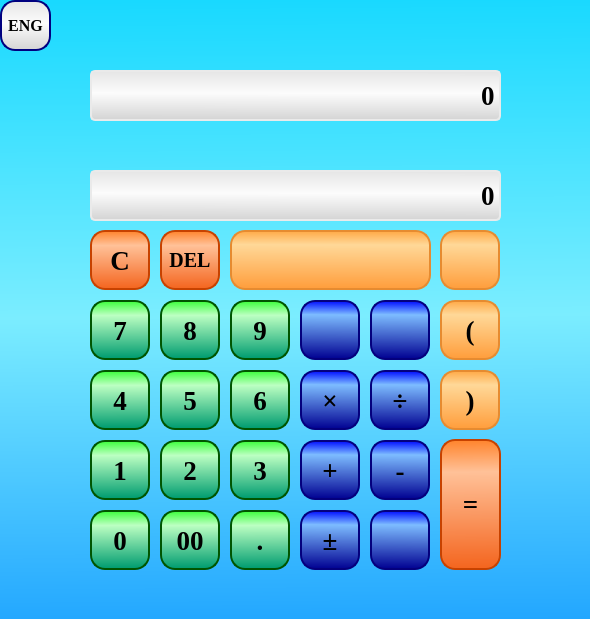
<?xml version="1.0" encoding="UTF-8"?>
<ui version="4.0">
 <class>calculator</class>
 <widget class="QMainWindow" name="calculator">
  <property name="geometry">
   <rect>
    <x>0</x>
    <y>0</y>
    <width>590</width>
    <height>619</height>
   </rect>
  </property>
  <property name="minimumSize">
   <size>
    <width>590</width>
    <height>619</height>
   </size>
  </property>
  <property name="maximumSize">
   <size>
    <width>590</width>
    <height>619</height>
   </size>
  </property>
  <property name="windowTitle">
   <string>calculator</string>
  </property>
  <property name="windowIcon">
   <iconset resource="image_resources.qrc">
    <normaloff>:/button_images/images/Icon.png</normaloff>:/button_images/images/Icon.png</iconset>
  </property>
  <property name="styleSheet">
   <string notr="true">QMainWindow
{
background:qlineargradient(spread:pad, x1:0.51, y1:0, x2:0.519, y2:1, stop:0 rgba(25, 217, 255, 255), stop:0.509615 rgba(123, 237, 255, 255), stop:1 rgba(35, 167, 255, 255));
}
</string>
  </property>
  <widget class="QWidget" name="centralwidget">
   <widget class="QPushButton" name="b7">
    <property name="geometry">
     <rect>
      <x>90</x>
      <y>300</y>
      <width>60</width>
      <height>60</height>
     </rect>
    </property>
    <property name="sizePolicy">
     <sizepolicy hsizetype="Fixed" vsizetype="Fixed">
      <horstretch>0</horstretch>
      <verstretch>0</verstretch>
     </sizepolicy>
    </property>
    <property name="font">
     <font>
      <family>Times New Roman</family>
      <pointsize>20</pointsize>
      <weight>75</weight>
      <bold>true</bold>
      <underline>false</underline>
      <strikeout>false</strikeout>
     </font>
    </property>
    <property name="styleSheet">
     <string notr="true">QPushButton
{
text-decoration: none;
padding 0 0 0 0;
ouline:none;
border-width:2px;
border-style:solid;
border-color:rgb(0, 85, 0);
border-radius:15px;
background: qlineargradient(spread:pad, x1:0.504808, y1:0, x2:0.51, y2:0.988636, stop:0.00480769 rgba(62, 255, 62, 255), stop:0.25 rgba(188, 255, 194, 255), stop:1 rgba(0, 156, 112, 255));
}
:hover{background: qlineargradient(spread:pad, x1:0.504808, y1:0, x2:0.51, y2:0.988636, stop:0.00480769 rgba(62, 255, 62, 255), stop:0.504808 rgba(188, 255, 194, 255), stop:1 rgba(0, 156, 112, 255));}
:pressed{background: qlineargradient(spread:pad, x1:0.504808, y1:0, x2:0.51, y2:0.988636, stop:0.00480769 rgba(62, 255, 62, 255), stop:0.783654 rgba(188, 255, 194, 255), stop:1 rgba(0, 156, 112, 255));}</string>
    </property>
    <property name="text">
     <string>7</string>
    </property>
    <property name="iconSize">
     <size>
      <width>20</width>
      <height>20</height>
     </size>
    </property>
   </widget>
   <widget class="QPushButton" name="bDegree">
    <property name="geometry">
     <rect>
      <x>300</x>
      <y>300</y>
      <width>60</width>
      <height>60</height>
     </rect>
    </property>
    <property name="sizePolicy">
     <sizepolicy hsizetype="Fixed" vsizetype="Fixed">
      <horstretch>0</horstretch>
      <verstretch>0</verstretch>
     </sizepolicy>
    </property>
    <property name="font">
     <font>
      <family>Times New Roman</family>
      <pointsize>20</pointsize>
      <weight>75</weight>
      <bold>true</bold>
      <underline>false</underline>
      <strikeout>false</strikeout>
     </font>
    </property>
    <property name="styleSheet">
     <string notr="true">QPushButton
{
text-decoration: none;
padding 0 0 0 0;
ouline:none;
border-width:2px;
border-style:solid;
border-color:rgb(4, 0, 125);
border-radius:15px;
background:qlineargradient(spread:pad, x1:0.50805, y1:0, x2:0.498, y2:1, stop:0 rgba(0, 13, 255, 255), stop:0.238806 rgba(125, 188, 255, 255), stop:1 rgba(0, 0, 145, 255));
}
:hover{background:qlineargradient(spread:pad, x1:0.50805, y1:0, x2:0.498, y2:1, stop:0 rgba(0, 13, 255, 255), stop:0.492537 rgba(125, 188, 255, 255), stop:1 rgba(0, 0, 145, 255));}
:pressed{background: qlineargradient(spread:pad, x1:0.50805, y1:0, x2:0.498, y2:1, stop:0 rgba(0, 13, 255, 255), stop:0.791045 rgba(125, 188, 255, 255), stop:1 rgba(0, 0, 145, 255));}</string>
    </property>
    <property name="text">
     <string/>
    </property>
    <property name="icon">
     <iconset resource="image_resources.qrc">
      <normaloff>:/button_images/images/degree.png</normaloff>:/button_images/images/degree.png</iconset>
    </property>
    <property name="iconSize">
     <size>
      <width>50</width>
      <height>50</height>
     </size>
    </property>
   </widget>
   <widget class="QPushButton" name="bl">
    <property name="geometry">
     <rect>
      <x>440</x>
      <y>300</y>
      <width>60</width>
      <height>60</height>
     </rect>
    </property>
    <property name="sizePolicy">
     <sizepolicy hsizetype="Fixed" vsizetype="Fixed">
      <horstretch>0</horstretch>
      <verstretch>0</verstretch>
     </sizepolicy>
    </property>
    <property name="font">
     <font>
      <family>Times New Roman</family>
      <pointsize>20</pointsize>
      <weight>75</weight>
      <bold>true</bold>
      <underline>false</underline>
      <strikeout>false</strikeout>
     </font>
    </property>
    <property name="styleSheet">
     <string notr="true">QPushButton
{
text-decoration: none;
padding 0 0 0 0;
ouline:none;
border-width:2px;
border-style:solid;
border-color:rgb(230, 139, 48);
border-radius:15px;
background:qlineargradient(spread:pad, x1:0.50805, y1:0, x2:0.498, y2:1, stop:0 rgba(255, 169, 70, 255), stop:0.238806 rgba(255, 216, 152, 255), stop:1 rgba(255, 157, 59, 255));
}
:hover{background:qlineargradient(spread:pad, x1:0.50805, y1:0, x2:0.498, y2:1, stop:0 rgba(255, 167, 66, 255), stop:0.492537 rgba(255, 216, 152, 255), stop:1 rgba(255, 173, 90, 255));}
:pressed{background: qlineargradient(spread:pad, x1:0.50805, y1:0, x2:0.498, y2:1, stop:0 rgba(255, 162, 56, 255), stop:0.800995 rgba(255, 216, 152, 255), stop:1 rgba(255, 173, 90, 255));}</string>
    </property>
    <property name="text">
     <string>(</string>
    </property>
   </widget>
   <widget class="QPushButton" name="b9">
    <property name="geometry">
     <rect>
      <x>230</x>
      <y>300</y>
      <width>60</width>
      <height>60</height>
     </rect>
    </property>
    <property name="sizePolicy">
     <sizepolicy hsizetype="Fixed" vsizetype="Fixed">
      <horstretch>0</horstretch>
      <verstretch>0</verstretch>
     </sizepolicy>
    </property>
    <property name="font">
     <font>
      <family>Times New Roman</family>
      <pointsize>20</pointsize>
      <weight>75</weight>
      <bold>true</bold>
      <underline>false</underline>
      <strikeout>false</strikeout>
     </font>
    </property>
    <property name="styleSheet">
     <string notr="true">QPushButton
{
text-decoration: none;
padding 0 0 0 0;
ouline:none;
border-width:2px;
border-style:solid;
border-color:rgb(0, 85, 0);
border-radius:15px;
background: qlineargradient(spread:pad, x1:0.504808, y1:0, x2:0.51, y2:0.988636, stop:0.00480769 rgba(62, 255, 62, 255), stop:0.25 rgba(188, 255, 194, 255), stop:1 rgba(0, 156, 112, 255));
}
:hover{background: qlineargradient(spread:pad, x1:0.504808, y1:0, x2:0.51, y2:0.988636, stop:0.00480769 rgba(62, 255, 62, 255), stop:0.504808 rgba(188, 255, 194, 255), stop:1 rgba(0, 156, 112, 255));}
:pressed{background: qlineargradient(spread:pad, x1:0.504808, y1:0, x2:0.51, y2:0.988636, stop:0.00480769 rgba(62, 255, 62, 255), stop:0.783654 rgba(188, 255, 194, 255), stop:1 rgba(0, 156, 112, 255));}</string>
    </property>
    <property name="text">
     <string>9</string>
    </property>
   </widget>
   <widget class="QPushButton" name="bDot">
    <property name="geometry">
     <rect>
      <x>230</x>
      <y>510</y>
      <width>60</width>
      <height>60</height>
     </rect>
    </property>
    <property name="sizePolicy">
     <sizepolicy hsizetype="Fixed" vsizetype="Fixed">
      <horstretch>0</horstretch>
      <verstretch>0</verstretch>
     </sizepolicy>
    </property>
    <property name="font">
     <font>
      <family>Times New Roman</family>
      <pointsize>20</pointsize>
      <weight>75</weight>
      <bold>true</bold>
      <underline>false</underline>
      <strikeout>false</strikeout>
     </font>
    </property>
    <property name="styleSheet">
     <string notr="true">QPushButton
{
text-decoration: none;
padding 0 0 0 0;
ouline:none;
border-width:2px;
border-style:solid;
border-color:rgb(0, 85, 0);
border-radius:15px;
background: qlineargradient(spread:pad, x1:0.504808, y1:0, x2:0.51, y2:0.988636, stop:0.00480769 rgba(62, 255, 62, 255), stop:0.25 rgba(188, 255, 194, 255), stop:1 rgba(0, 156, 112, 255));
}
:hover{background: qlineargradient(spread:pad, x1:0.504808, y1:0, x2:0.51, y2:0.988636, stop:0.00480769 rgba(62, 255, 62, 255), stop:0.504808 rgba(188, 255, 194, 255), stop:1 rgba(0, 156, 112, 255));}
:pressed{background: qlineargradient(spread:pad, x1:0.504808, y1:0, x2:0.51, y2:0.988636, stop:0.00480769 rgba(62, 255, 62, 255), stop:0.783654 rgba(188, 255, 194, 255), stop:1 rgba(0, 156, 112, 255));}</string>
    </property>
    <property name="text">
     <string>.</string>
    </property>
   </widget>
   <widget class="QLabel" name="tablo_error">
    <property name="geometry">
     <rect>
      <x>50</x>
      <y>10</y>
      <width>491</width>
      <height>51</height>
     </rect>
    </property>
    <property name="font">
     <font>
      <family>Times New Roman</family>
      <pointsize>10</pointsize>
      <weight>75</weight>
      <bold>true</bold>
      <underline>true</underline>
     </font>
    </property>
    <property name="text">
     <string/>
    </property>
    <property name="alignment">
     <set>Qt::AlignCenter</set>
    </property>
   </widget>
   <widget class="QPushButton" name="b3">
    <property name="geometry">
     <rect>
      <x>230</x>
      <y>440</y>
      <width>60</width>
      <height>60</height>
     </rect>
    </property>
    <property name="sizePolicy">
     <sizepolicy hsizetype="Fixed" vsizetype="Fixed">
      <horstretch>0</horstretch>
      <verstretch>0</verstretch>
     </sizepolicy>
    </property>
    <property name="font">
     <font>
      <family>Times New Roman</family>
      <pointsize>20</pointsize>
      <weight>75</weight>
      <bold>true</bold>
      <underline>false</underline>
      <strikeout>false</strikeout>
     </font>
    </property>
    <property name="styleSheet">
     <string notr="true">QPushButton
{
text-decoration: none;
padding 0 0 0 0;
ouline:none;
border-width:2px;
border-style:solid;
border-color:rgb(0, 85, 0);
border-radius:15px;
background: qlineargradient(spread:pad, x1:0.504808, y1:0, x2:0.51, y2:0.988636, stop:0.00480769 rgba(62, 255, 62, 255), stop:0.25 rgba(188, 255, 194, 255), stop:1 rgba(0, 156, 112, 255));
}
:hover{background: qlineargradient(spread:pad, x1:0.504808, y1:0, x2:0.51, y2:0.988636, stop:0.00480769 rgba(62, 255, 62, 255), stop:0.504808 rgba(188, 255, 194, 255), stop:1 rgba(0, 156, 112, 255));}
:pressed{background: qlineargradient(spread:pad, x1:0.504808, y1:0, x2:0.51, y2:0.988636, stop:0.00480769 rgba(62, 255, 62, 255), stop:0.783654 rgba(188, 255, 194, 255), stop:1 rgba(0, 156, 112, 255));}</string>
    </property>
    <property name="text">
     <string>3</string>
    </property>
   </widget>
   <widget class="QPushButton" name="bMultiply">
    <property name="geometry">
     <rect>
      <x>300</x>
      <y>370</y>
      <width>60</width>
      <height>60</height>
     </rect>
    </property>
    <property name="sizePolicy">
     <sizepolicy hsizetype="Fixed" vsizetype="Fixed">
      <horstretch>0</horstretch>
      <verstretch>0</verstretch>
     </sizepolicy>
    </property>
    <property name="font">
     <font>
      <family>Times New Roman</family>
      <pointsize>20</pointsize>
      <weight>75</weight>
      <bold>true</bold>
      <underline>false</underline>
      <strikeout>false</strikeout>
     </font>
    </property>
    <property name="styleSheet">
     <string notr="true">QPushButton
{
text-decoration: none;
padding 0 0 0 0;
ouline:none;
border-width:2px;
border-style:solid;
border-color:rgb(4, 0, 125);
border-radius:15px;
background:qlineargradient(spread:pad, x1:0.50805, y1:0, x2:0.498, y2:1, stop:0 rgba(0, 13, 255, 255), stop:0.238806 rgba(125, 188, 255, 255), stop:1 rgba(0, 0, 145, 255));
}
:hover{background:qlineargradient(spread:pad, x1:0.50805, y1:0, x2:0.498, y2:1, stop:0 rgba(0, 13, 255, 255), stop:0.492537 rgba(125, 188, 255, 255), stop:1 rgba(0, 0, 145, 255));}
:pressed{background: qlineargradient(spread:pad, x1:0.50805, y1:0, x2:0.498, y2:1, stop:0 rgba(0, 13, 255, 255), stop:0.791045 rgba(125, 188, 255, 255), stop:1 rgba(0, 0, 145, 255));}</string>
    </property>
    <property name="text">
     <string>×</string>
    </property>
   </widget>
   <widget class="QLineEdit" name="tablo_3">
    <property name="geometry">
     <rect>
      <x>90</x>
      <y>170</y>
      <width>411</width>
      <height>51</height>
     </rect>
    </property>
    <property name="font">
     <font>
      <family>Times New Roman</family>
      <pointsize>20</pointsize>
      <weight>75</weight>
      <bold>true</bold>
      <underline>false</underline>
      <strikeout>false</strikeout>
     </font>
    </property>
    <property name="layoutDirection">
     <enum>Qt::LeftToRight</enum>
    </property>
    <property name="styleSheet">
     <string notr="true">QLineEdit
{
text-decoration: none;
padding 0 0 0 0;
ouline:none;
border-width:2px;
border-style:solid;
border-color:rgb(234, 234, 234);
border-radius:5px;
background:qlineargradient(spread:pad, x1:0.50805, y1:0, x2:0.498, y2:1, stop:0 rgba(229, 229, 229, 255), stop:0.452736 rgba(252, 252, 252, 255), stop:1 rgba(212, 212, 212, 255));
}</string>
    </property>
    <property name="text">
     <string>0</string>
    </property>
    <property name="alignment">
     <set>Qt::AlignRight|Qt::AlignTrailing|Qt::AlignVCenter</set>
    </property>
   </widget>
   <widget class="QPushButton" name="b4">
    <property name="geometry">
     <rect>
      <x>90</x>
      <y>370</y>
      <width>60</width>
      <height>60</height>
     </rect>
    </property>
    <property name="sizePolicy">
     <sizepolicy hsizetype="Fixed" vsizetype="Fixed">
      <horstretch>0</horstretch>
      <verstretch>0</verstretch>
     </sizepolicy>
    </property>
    <property name="font">
     <font>
      <family>Times New Roman</family>
      <pointsize>20</pointsize>
      <weight>75</weight>
      <bold>true</bold>
      <underline>false</underline>
      <strikeout>false</strikeout>
     </font>
    </property>
    <property name="styleSheet">
     <string notr="true">QPushButton
{
text-decoration: none;
padding 0 0 0 0;
ouline:none;
border-width:2px;
border-style:solid;
border-color:rgb(0, 85, 0);
border-radius:15px;
background: qlineargradient(spread:pad, x1:0.504808, y1:0, x2:0.51, y2:0.988636, stop:0.00480769 rgba(62, 255, 62, 255), stop:0.25 rgba(188, 255, 194, 255), stop:1 rgba(0, 156, 112, 255));
}
:hover{background: qlineargradient(spread:pad, x1:0.504808, y1:0, x2:0.51, y2:0.988636, stop:0.00480769 rgba(62, 255, 62, 255), stop:0.504808 rgba(188, 255, 194, 255), stop:1 rgba(0, 156, 112, 255));}
:pressed{background: qlineargradient(spread:pad, x1:0.504808, y1:0, x2:0.51, y2:0.988636, stop:0.00480769 rgba(62, 255, 62, 255), stop:0.783654 rgba(188, 255, 194, 255), stop:1 rgba(0, 156, 112, 255));}</string>
    </property>
    <property name="text">
     <string>4</string>
    </property>
   </widget>
   <widget class="QPushButton" name="b0">
    <property name="geometry">
     <rect>
      <x>90</x>
      <y>510</y>
      <width>60</width>
      <height>60</height>
     </rect>
    </property>
    <property name="sizePolicy">
     <sizepolicy hsizetype="Fixed" vsizetype="Fixed">
      <horstretch>0</horstretch>
      <verstretch>0</verstretch>
     </sizepolicy>
    </property>
    <property name="font">
     <font>
      <family>Times New Roman</family>
      <pointsize>20</pointsize>
      <weight>75</weight>
      <bold>true</bold>
      <underline>false</underline>
      <strikeout>false</strikeout>
     </font>
    </property>
    <property name="styleSheet">
     <string notr="true">QPushButton
{
text-decoration: none;
padding 0 0 0 0;
ouline:none;
border-width:2px;
border-style:solid;
border-color:rgb(0, 85, 0);
border-radius:15px;
background: qlineargradient(spread:pad, x1:0.504808, y1:0, x2:0.51, y2:0.988636, stop:0.00480769 rgba(62, 255, 62, 255), stop:0.25 rgba(188, 255, 194, 255), stop:1 rgba(0, 156, 112, 255));
}
:hover{background: qlineargradient(spread:pad, x1:0.504808, y1:0, x2:0.51, y2:0.988636, stop:0.00480769 rgba(62, 255, 62, 255), stop:0.504808 rgba(188, 255, 194, 255), stop:1 rgba(0, 156, 112, 255));}
:pressed{background: qlineargradient(spread:pad, x1:0.504808, y1:0, x2:0.51, y2:0.988636, stop:0.00480769 rgba(62, 255, 62, 255), stop:0.783654 rgba(188, 255, 194, 255), stop:1 rgba(0, 156, 112, 255));}</string>
    </property>
    <property name="text">
     <string>0</string>
    </property>
   </widget>
   <widget class="QPushButton" name="btransion">
    <property name="geometry">
     <rect>
      <x>440</x>
      <y>230</y>
      <width>60</width>
      <height>60</height>
     </rect>
    </property>
    <property name="sizePolicy">
     <sizepolicy hsizetype="Fixed" vsizetype="Fixed">
      <horstretch>0</horstretch>
      <verstretch>0</verstretch>
     </sizepolicy>
    </property>
    <property name="font">
     <font>
      <family>Times New Roman</family>
      <pointsize>20</pointsize>
      <weight>75</weight>
      <bold>true</bold>
      <underline>false</underline>
      <strikeout>false</strikeout>
     </font>
    </property>
    <property name="styleSheet">
     <string notr="true">QPushButton
{
text-decoration: none;
padding 0 0 0 0;
ouline:none;
border-width:2px;
border-style:solid;
border-color:rgb(230, 139, 48);
border-radius:15px;
background:qlineargradient(spread:pad, x1:0.50805, y1:0, x2:0.498, y2:1, stop:0 rgba(255, 169, 70, 255), stop:0.238806 rgba(255, 216, 152, 255), stop:1 rgba(255, 157, 59, 255));
}
:hover{background:qlineargradient(spread:pad, x1:0.50805, y1:0, x2:0.498, y2:1, stop:0 rgba(255, 167, 66, 255), stop:0.492537 rgba(255, 216, 152, 255), stop:1 rgba(255, 173, 90, 255));}
:pressed{background: qlineargradient(spread:pad, x1:0.50805, y1:0, x2:0.498, y2:1, stop:0 rgba(255, 162, 56, 255), stop:0.800995 rgba(255, 216, 152, 255), stop:1 rgba(255, 173, 90, 255));}</string>
    </property>
    <property name="text">
     <string/>
    </property>
    <property name="icon">
     <iconset resource="image_resources.qrc">
      <normaloff>:/button_images/images/transition.png</normaloff>:/button_images/images/transition.png</iconset>
    </property>
    <property name="iconSize">
     <size>
      <width>50</width>
      <height>50</height>
     </size>
    </property>
   </widget>
   <widget class="QPushButton" name="bLog">
    <property name="geometry">
     <rect>
      <x>230</x>
      <y>230</y>
      <width>201</width>
      <height>60</height>
     </rect>
    </property>
    <property name="sizePolicy">
     <sizepolicy hsizetype="Fixed" vsizetype="Fixed">
      <horstretch>0</horstretch>
      <verstretch>0</verstretch>
     </sizepolicy>
    </property>
    <property name="font">
     <font>
      <family>Times New Roman</family>
      <pointsize>20</pointsize>
      <weight>75</weight>
      <bold>true</bold>
      <underline>false</underline>
      <strikeout>false</strikeout>
     </font>
    </property>
    <property name="styleSheet">
     <string notr="true">QPushButton
{
text-decoration: none;
padding 0 0 0 0;
ouline:none;
border-width:2px;
border-style:solid;
border-color:rgb(230, 139, 48);
border-radius:15px;
background:qlineargradient(spread:pad, x1:0.50805, y1:0, x2:0.498, y2:1, stop:0 rgba(255, 169, 70, 255), stop:0.238806 rgba(255, 216, 152, 255), stop:1 rgba(255, 157, 59, 255));
}
:hover{background:qlineargradient(spread:pad, x1:0.50805, y1:0, x2:0.498, y2:1, stop:0 rgba(255, 167, 66, 255), stop:0.492537 rgba(255, 216, 152, 255), stop:1 rgba(255, 173, 90, 255));}
:pressed{background: qlineargradient(spread:pad, x1:0.50805, y1:0, x2:0.498, y2:1, stop:0 rgba(255, 162, 56, 255), stop:0.800995 rgba(255, 216, 152, 255), stop:1 rgba(255, 173, 90, 255));}</string>
    </property>
    <property name="text">
     <string/>
    </property>
    <property name="icon">
     <iconset resource="image_resources.qrc">
      <normaloff>:/button_images/images/logarithm.png</normaloff>:/button_images/images/logarithm.png</iconset>
    </property>
    <property name="iconSize">
     <size>
      <width>250</width>
      <height>70</height>
     </size>
    </property>
   </widget>
   <widget class="QPushButton" name="bRoot">
    <property name="geometry">
     <rect>
      <x>370</x>
      <y>300</y>
      <width>60</width>
      <height>60</height>
     </rect>
    </property>
    <property name="sizePolicy">
     <sizepolicy hsizetype="Fixed" vsizetype="Fixed">
      <horstretch>0</horstretch>
      <verstretch>0</verstretch>
     </sizepolicy>
    </property>
    <property name="font">
     <font>
      <family>Times New Roman</family>
      <pointsize>20</pointsize>
      <weight>75</weight>
      <bold>true</bold>
      <underline>false</underline>
      <strikeout>false</strikeout>
     </font>
    </property>
    <property name="styleSheet">
     <string notr="true">QPushButton
{
text-decoration: none;
padding 0 0 0 0;
ouline:none;
border-width:2px;
border-style:solid;
border-color:rgb(4, 0, 125);
border-radius:15px;
background:qlineargradient(spread:pad, x1:0.50805, y1:0, x2:0.498, y2:1, stop:0 rgba(0, 13, 255, 255), stop:0.238806 rgba(125, 188, 255, 255), stop:1 rgba(0, 0, 145, 255));
}
:hover{background:qlineargradient(spread:pad, x1:0.50805, y1:0, x2:0.498, y2:1, stop:0 rgba(0, 13, 255, 255), stop:0.492537 rgba(125, 188, 255, 255), stop:1 rgba(0, 0, 145, 255));}
:pressed{background: qlineargradient(spread:pad, x1:0.50805, y1:0, x2:0.498, y2:1, stop:0 rgba(0, 13, 255, 255), stop:0.791045 rgba(125, 188, 255, 255), stop:1 rgba(0, 0, 145, 255));}</string>
    </property>
    <property name="text">
     <string/>
    </property>
    <property name="icon">
     <iconset resource="image_resources.qrc">
      <normaloff>:/button_images/images/root.png</normaloff>:/button_images/images/root.png</iconset>
    </property>
    <property name="iconSize">
     <size>
      <width>50</width>
      <height>50</height>
     </size>
    </property>
   </widget>
   <widget class="QPushButton" name="bResult">
    <property name="geometry">
     <rect>
      <x>440</x>
      <y>439</y>
      <width>61</width>
      <height>131</height>
     </rect>
    </property>
    <property name="sizePolicy">
     <sizepolicy hsizetype="Fixed" vsizetype="Fixed">
      <horstretch>78</horstretch>
      <verstretch>80</verstretch>
     </sizepolicy>
    </property>
    <property name="font">
     <font>
      <family>Times New Roman</family>
      <pointsize>20</pointsize>
      <weight>75</weight>
      <bold>true</bold>
      <underline>false</underline>
      <strikeout>false</strikeout>
     </font>
    </property>
    <property name="styleSheet">
     <string notr="true">QPushButton
{
text-decoration: none;
padding 0 0 0 0;
ouline:none;
border-width:2px;
border-style:solid;
border-color:rgb(199, 66, 0);
border-radius:15px;
background:qlineargradient(spread:pad, x1:0.504808, y1:0, x2:0.51, y2:0.988636, stop:0.00480769 rgba(255, 133, 46, 255), stop:0.25 rgba(255, 193, 152, 255), stop:1 rgba(244, 102, 32, 255));
}
:hover{background: qlineargradient(spread:pad, x1:0.504808, y1:0, x2:0.51, y2:0.988636, stop:0.00480769 rgba(255, 133, 46, 255), stop:0.509615 rgba(255, 193, 152, 255), stop:1 rgba(244, 102, 32, 255));}
:pressed{background: qlineargradient(spread:pad, x1:0.504808, y1:0, x2:0.51, y2:0.988636, stop:0.00480769 rgba(255, 133, 46, 255), stop:0.793269 rgba(255, 193, 152, 255), stop:1 rgba(244, 102, 32, 255));}</string>
    </property>
    <property name="text">
     <string>=</string>
    </property>
    <property name="iconSize">
     <size>
      <width>40</width>
      <height>40</height>
     </size>
    </property>
   </widget>
   <widget class="QPushButton" name="bDivision">
    <property name="geometry">
     <rect>
      <x>370</x>
      <y>370</y>
      <width>60</width>
      <height>60</height>
     </rect>
    </property>
    <property name="sizePolicy">
     <sizepolicy hsizetype="Fixed" vsizetype="Fixed">
      <horstretch>0</horstretch>
      <verstretch>0</verstretch>
     </sizepolicy>
    </property>
    <property name="font">
     <font>
      <family>Times New Roman</family>
      <pointsize>20</pointsize>
      <weight>75</weight>
      <bold>true</bold>
      <underline>false</underline>
      <strikeout>false</strikeout>
     </font>
    </property>
    <property name="styleSheet">
     <string notr="true">QPushButton
{
text-decoration: none;
padding 0 0 0 0;
ouline:none;
border-width:2px;
border-style:solid;
border-color:rgb(4, 0, 125);
border-radius:15px;
background:qlineargradient(spread:pad, x1:0.50805, y1:0, x2:0.498, y2:1, stop:0 rgba(0, 13, 255, 255), stop:0.238806 rgba(125, 188, 255, 255), stop:1 rgba(0, 0, 145, 255));
}
:hover{background:qlineargradient(spread:pad, x1:0.50805, y1:0, x2:0.498, y2:1, stop:0 rgba(0, 13, 255, 255), stop:0.492537 rgba(125, 188, 255, 255), stop:1 rgba(0, 0, 145, 255));}
:pressed{background: qlineargradient(spread:pad, x1:0.50805, y1:0, x2:0.498, y2:1, stop:0 rgba(0, 13, 255, 255), stop:0.791045 rgba(125, 188, 255, 255), stop:1 rgba(0, 0, 145, 255));}</string>
    </property>
    <property name="text">
     <string>÷</string>
    </property>
   </widget>
   <widget class="QPushButton" name="b1">
    <property name="geometry">
     <rect>
      <x>90</x>
      <y>440</y>
      <width>60</width>
      <height>60</height>
     </rect>
    </property>
    <property name="sizePolicy">
     <sizepolicy hsizetype="Fixed" vsizetype="Fixed">
      <horstretch>0</horstretch>
      <verstretch>0</verstretch>
     </sizepolicy>
    </property>
    <property name="font">
     <font>
      <family>Times New Roman</family>
      <pointsize>20</pointsize>
      <weight>75</weight>
      <bold>true</bold>
      <underline>false</underline>
      <strikeout>false</strikeout>
     </font>
    </property>
    <property name="styleSheet">
     <string notr="true">QPushButton
{
text-decoration: none;
padding 0 0 0 0;
ouline:none;
border-width:2px;
border-style:solid;
border-color:rgb(0, 85, 0);
border-radius:15px;
background: qlineargradient(spread:pad, x1:0.504808, y1:0, x2:0.51, y2:0.988636, stop:0.00480769 rgba(62, 255, 62, 255), stop:0.25 rgba(188, 255, 194, 255), stop:1 rgba(0, 156, 112, 255));
}
:hover{background: qlineargradient(spread:pad, x1:0.504808, y1:0, x2:0.51, y2:0.988636, stop:0.00480769 rgba(62, 255, 62, 255), stop:0.504808 rgba(188, 255, 194, 255), stop:1 rgba(0, 156, 112, 255));}
:pressed{background: qlineargradient(spread:pad, x1:0.504808, y1:0, x2:0.51, y2:0.988636, stop:0.00480769 rgba(62, 255, 62, 255), stop:0.783654 rgba(188, 255, 194, 255), stop:1 rgba(0, 156, 112, 255));}</string>
    </property>
    <property name="text">
     <string>1</string>
    </property>
   </widget>
   <widget class="QLineEdit" name="tablo_1">
    <property name="geometry">
     <rect>
      <x>90</x>
      <y>70</y>
      <width>411</width>
      <height>51</height>
     </rect>
    </property>
    <property name="font">
     <font>
      <family>Times New Roman</family>
      <pointsize>20</pointsize>
      <weight>75</weight>
      <bold>true</bold>
      <underline>false</underline>
      <strikeout>false</strikeout>
     </font>
    </property>
    <property name="layoutDirection">
     <enum>Qt::LeftToRight</enum>
    </property>
    <property name="styleSheet">
     <string notr="true">QLineEdit
{
text-decoration: none;
padding 0 0 0 0;
ouline:none;
border-width:2px;
border-style:solid;
border-color:rgb(234, 234, 234);
border-radius:5px;
background:qlineargradient(spread:pad, x1:0.50805, y1:0, x2:0.498, y2:1, stop:0 rgba(229, 229, 229, 255), stop:0.452736 rgba(252, 252, 252, 255), stop:1 rgba(212, 212, 212, 255));
}
</string>
    </property>
    <property name="text">
     <string>0</string>
    </property>
    <property name="maxLength">
     <number>32767</number>
    </property>
    <property name="alignment">
     <set>Qt::AlignRight|Qt::AlignTrailing|Qt::AlignVCenter</set>
    </property>
   </widget>
   <widget class="QPushButton" name="bMinus">
    <property name="geometry">
     <rect>
      <x>370</x>
      <y>440</y>
      <width>60</width>
      <height>60</height>
     </rect>
    </property>
    <property name="sizePolicy">
     <sizepolicy hsizetype="Fixed" vsizetype="Fixed">
      <horstretch>80</horstretch>
      <verstretch>80</verstretch>
     </sizepolicy>
    </property>
    <property name="font">
     <font>
      <family>Times New Roman</family>
      <pointsize>20</pointsize>
      <weight>75</weight>
      <bold>true</bold>
      <underline>false</underline>
      <strikeout>false</strikeout>
     </font>
    </property>
    <property name="styleSheet">
     <string notr="true">QPushButton
{
text-decoration: none;
padding 0 0 0 0;
ouline:none;
border-width:2px;
border-style:solid;
border-color:rgb(4, 0, 125);
border-radius:15px;
background:qlineargradient(spread:pad, x1:0.50805, y1:0, x2:0.498, y2:1, stop:0 rgba(0, 13, 255, 255), stop:0.238806 rgba(125, 188, 255, 255), stop:1 rgba(0, 0, 145, 255));
}
:hover{background:qlineargradient(spread:pad, x1:0.50805, y1:0, x2:0.498, y2:1, stop:0 rgba(0, 13, 255, 255), stop:0.492537 rgba(125, 188, 255, 255), stop:1 rgba(0, 0, 145, 255));}
:pressed{background: qlineargradient(spread:pad, x1:0.50805, y1:0, x2:0.498, y2:1, stop:0 rgba(0, 13, 255, 255), stop:0.791045 rgba(125, 188, 255, 255), stop:1 rgba(0, 0, 145, 255));}</string>
    </property>
    <property name="text">
     <string>-</string>
    </property>
   </widget>
   <widget class="QLabel" name="tablo_2">
    <property name="geometry">
     <rect>
      <x>440</x>
      <y>120</y>
      <width>61</width>
      <height>49</height>
     </rect>
    </property>
    <property name="font">
     <font>
      <family>Times New Roman</family>
      <pointsize>20</pointsize>
      <weight>75</weight>
      <bold>true</bold>
     </font>
    </property>
    <property name="layoutDirection">
     <enum>Qt::LeftToRight</enum>
    </property>
    <property name="text">
     <string/>
    </property>
    <property name="alignment">
     <set>Qt::AlignRight|Qt::AlignTrailing|Qt::AlignVCenter</set>
    </property>
   </widget>
   <widget class="QPushButton" name="bdivision">
    <property name="geometry">
     <rect>
      <x>370</x>
      <y>510</y>
      <width>60</width>
      <height>60</height>
     </rect>
    </property>
    <property name="sizePolicy">
     <sizepolicy hsizetype="Fixed" vsizetype="Fixed">
      <horstretch>0</horstretch>
      <verstretch>0</verstretch>
     </sizepolicy>
    </property>
    <property name="font">
     <font>
      <family>Times New Roman</family>
      <pointsize>20</pointsize>
      <weight>75</weight>
      <bold>true</bold>
      <underline>false</underline>
      <strikeout>false</strikeout>
     </font>
    </property>
    <property name="styleSheet">
     <string notr="true">QPushButton
{
text-decoration: none;
padding 0 0 0 0;
ouline:none;
border-width:2px;
border-style:solid;
border-color:rgb(4, 0, 125);
border-radius:15px;
background:qlineargradient(spread:pad, x1:0.50805, y1:0, x2:0.498, y2:1, stop:0 rgba(0, 13, 255, 255), stop:0.238806 rgba(125, 188, 255, 255), stop:1 rgba(0, 0, 145, 255));
}
:hover{background:qlineargradient(spread:pad, x1:0.50805, y1:0, x2:0.498, y2:1, stop:0 rgba(0, 13, 255, 255), stop:0.492537 rgba(125, 188, 255, 255), stop:1 rgba(0, 0, 145, 255));}
:pressed{background: qlineargradient(spread:pad, x1:0.50805, y1:0, x2:0.498, y2:1, stop:0 rgba(0, 13, 255, 255), stop:0.791045 rgba(125, 188, 255, 255), stop:1 rgba(0, 0, 145, 255));}</string>
    </property>
    <property name="text">
     <string/>
    </property>
    <property name="icon">
     <iconset resource="image_resources.qrc">
      <normaloff>:/button_images/images/division.png</normaloff>:/button_images/images/division.png</iconset>
    </property>
    <property name="iconSize">
     <size>
      <width>50</width>
      <height>50</height>
     </size>
    </property>
   </widget>
   <widget class="QPushButton" name="bSign">
    <property name="geometry">
     <rect>
      <x>300</x>
      <y>510</y>
      <width>60</width>
      <height>60</height>
     </rect>
    </property>
    <property name="sizePolicy">
     <sizepolicy hsizetype="Fixed" vsizetype="Fixed">
      <horstretch>0</horstretch>
      <verstretch>0</verstretch>
     </sizepolicy>
    </property>
    <property name="font">
     <font>
      <family>Times New Roman</family>
      <pointsize>20</pointsize>
      <weight>75</weight>
      <bold>true</bold>
      <underline>false</underline>
      <strikeout>false</strikeout>
     </font>
    </property>
    <property name="styleSheet">
     <string notr="true">QPushButton
{
text-decoration: none;
padding 0 0 0 0;
ouline:none;
border-width:2px;
border-style:solid;
border-color:rgb(4, 0, 125);
border-radius:15px;
background:qlineargradient(spread:pad, x1:0.50805, y1:0, x2:0.498, y2:1, stop:0 rgba(0, 13, 255, 255), stop:0.238806 rgba(125, 188, 255, 255), stop:1 rgba(0, 0, 145, 255));
}
:hover{background:qlineargradient(spread:pad, x1:0.50805, y1:0, x2:0.498, y2:1, stop:0 rgba(0, 13, 255, 255), stop:0.492537 rgba(125, 188, 255, 255), stop:1 rgba(0, 0, 145, 255));}
:pressed{background: qlineargradient(spread:pad, x1:0.50805, y1:0, x2:0.498, y2:1, stop:0 rgba(0, 13, 255, 255), stop:0.791045 rgba(125, 188, 255, 255), stop:1 rgba(0, 0, 145, 255));}</string>
    </property>
    <property name="text">
     <string>±</string>
    </property>
    <property name="iconSize">
     <size>
      <width>20</width>
      <height>20</height>
     </size>
    </property>
   </widget>
   <widget class="QPushButton" name="b2">
    <property name="geometry">
     <rect>
      <x>160</x>
      <y>440</y>
      <width>60</width>
      <height>60</height>
     </rect>
    </property>
    <property name="sizePolicy">
     <sizepolicy hsizetype="Fixed" vsizetype="Fixed">
      <horstretch>0</horstretch>
      <verstretch>0</verstretch>
     </sizepolicy>
    </property>
    <property name="font">
     <font>
      <family>Times New Roman</family>
      <pointsize>20</pointsize>
      <weight>75</weight>
      <bold>true</bold>
      <underline>false</underline>
      <strikeout>false</strikeout>
     </font>
    </property>
    <property name="styleSheet">
     <string notr="true">QPushButton
{
text-decoration: none;
padding 0 0 0 0;
ouline:none;
border-width:2px;
border-style:solid;
border-color:rgb(0, 85, 0);
border-radius:15px;
background: qlineargradient(spread:pad, x1:0.504808, y1:0, x2:0.51, y2:0.988636, stop:0.00480769 rgba(62, 255, 62, 255), stop:0.25 rgba(188, 255, 194, 255), stop:1 rgba(0, 156, 112, 255));
}
:hover{background: qlineargradient(spread:pad, x1:0.504808, y1:0, x2:0.51, y2:0.988636, stop:0.00480769 rgba(62, 255, 62, 255), stop:0.504808 rgba(188, 255, 194, 255), stop:1 rgba(0, 156, 112, 255));}
:pressed{background: qlineargradient(spread:pad, x1:0.504808, y1:0, x2:0.51, y2:0.988636, stop:0.00480769 rgba(62, 255, 62, 255), stop:0.783654 rgba(188, 255, 194, 255), stop:1 rgba(0, 156, 112, 255));}</string>
    </property>
    <property name="text">
     <string>2</string>
    </property>
    <property name="iconSize">
     <size>
      <width>20</width>
      <height>20</height>
     </size>
    </property>
   </widget>
   <widget class="QPushButton" name="b8">
    <property name="geometry">
     <rect>
      <x>160</x>
      <y>300</y>
      <width>60</width>
      <height>60</height>
     </rect>
    </property>
    <property name="sizePolicy">
     <sizepolicy hsizetype="Fixed" vsizetype="Fixed">
      <horstretch>0</horstretch>
      <verstretch>0</verstretch>
     </sizepolicy>
    </property>
    <property name="font">
     <font>
      <family>Times New Roman</family>
      <pointsize>20</pointsize>
      <weight>75</weight>
      <bold>true</bold>
      <underline>false</underline>
      <strikeout>false</strikeout>
     </font>
    </property>
    <property name="styleSheet">
     <string notr="true">QPushButton
{
text-decoration: none;
padding 0 0 0 0;
ouline:none;
border-width:2px;
border-style:solid;
border-color:rgb(0, 85, 0);
border-radius:15px;
background: qlineargradient(spread:pad, x1:0.504808, y1:0, x2:0.51, y2:0.988636, stop:0.00480769 rgba(62, 255, 62, 255), stop:0.25 rgba(188, 255, 194, 255), stop:1 rgba(0, 156, 112, 255));
}
:hover{background: qlineargradient(spread:pad, x1:0.504808, y1:0, x2:0.51, y2:0.988636, stop:0.00480769 rgba(62, 255, 62, 255), stop:0.504808 rgba(188, 255, 194, 255), stop:1 rgba(0, 156, 112, 255));}
:pressed{background: qlineargradient(spread:pad, x1:0.504808, y1:0, x2:0.51, y2:0.988636, stop:0.00480769 rgba(62, 255, 62, 255), stop:0.783654 rgba(188, 255, 194, 255), stop:1 rgba(0, 156, 112, 255));}</string>
    </property>
    <property name="text">
     <string>8</string>
    </property>
   </widget>
   <widget class="QPushButton" name="br">
    <property name="geometry">
     <rect>
      <x>440</x>
      <y>370</y>
      <width>60</width>
      <height>60</height>
     </rect>
    </property>
    <property name="sizePolicy">
     <sizepolicy hsizetype="Fixed" vsizetype="Fixed">
      <horstretch>0</horstretch>
      <verstretch>0</verstretch>
     </sizepolicy>
    </property>
    <property name="font">
     <font>
      <family>Times New Roman</family>
      <pointsize>20</pointsize>
      <weight>75</weight>
      <bold>true</bold>
      <underline>false</underline>
      <strikeout>false</strikeout>
     </font>
    </property>
    <property name="styleSheet">
     <string notr="true">QPushButton
{
text-decoration: none;
padding 0 0 0 0;
ouline:none;
border-width:2px;
border-style:solid;
border-color:rgb(230, 139, 48);
border-radius:15px;
background:qlineargradient(spread:pad, x1:0.50805, y1:0, x2:0.498, y2:1, stop:0 rgba(255, 169, 70, 255), stop:0.238806 rgba(255, 216, 152, 255), stop:1 rgba(255, 157, 59, 255));
}
:hover{background:qlineargradient(spread:pad, x1:0.50805, y1:0, x2:0.498, y2:1, stop:0 rgba(255, 167, 66, 255), stop:0.492537 rgba(255, 216, 152, 255), stop:1 rgba(255, 173, 90, 255));}
:pressed{background: qlineargradient(spread:pad, x1:0.50805, y1:0, x2:0.498, y2:1, stop:0 rgba(255, 162, 56, 255), stop:0.800995 rgba(255, 216, 152, 255), stop:1 rgba(255, 173, 90, 255));}</string>
    </property>
    <property name="text">
     <string>)</string>
    </property>
   </widget>
   <widget class="QPushButton" name="bDEL">
    <property name="geometry">
     <rect>
      <x>160</x>
      <y>230</y>
      <width>60</width>
      <height>60</height>
     </rect>
    </property>
    <property name="sizePolicy">
     <sizepolicy hsizetype="Fixed" vsizetype="Fixed">
      <horstretch>0</horstretch>
      <verstretch>0</verstretch>
     </sizepolicy>
    </property>
    <property name="font">
     <font>
      <family>Times New Roman</family>
      <pointsize>15</pointsize>
      <weight>75</weight>
      <bold>true</bold>
      <underline>false</underline>
      <strikeout>false</strikeout>
     </font>
    </property>
    <property name="styleSheet">
     <string notr="true">QPushButton
{
text-decoration: none;
padding 0 0 0 0;
ouline:none;
border-width:2px;
border-style:solid;
border-color:rgb(199, 66, 0);
border-radius:15px;
background:qlineargradient(spread:pad, x1:0.504808, y1:0, x2:0.51, y2:0.988636, stop:0.00480769 rgba(255, 133, 46, 255), stop:0.25 rgba(255, 193, 152, 255), stop:1 rgba(244, 102, 32, 255));
}
:hover{background: qlineargradient(spread:pad, x1:0.504808, y1:0, x2:0.51, y2:0.988636, stop:0.00480769 rgba(255, 133, 46, 255), stop:0.509615 rgba(255, 193, 152, 255), stop:1 rgba(244, 102, 32, 255));}
:pressed{background: qlineargradient(spread:pad, x1:0.504808, y1:0, x2:0.51, y2:0.988636, stop:0.00480769 rgba(255, 133, 46, 255), stop:0.793269 rgba(255, 193, 152, 255), stop:1 rgba(244, 102, 32, 255));}</string>
    </property>
    <property name="text">
     <string>DEL</string>
    </property>
   </widget>
   <widget class="QPushButton" name="b5">
    <property name="geometry">
     <rect>
      <x>160</x>
      <y>370</y>
      <width>60</width>
      <height>60</height>
     </rect>
    </property>
    <property name="sizePolicy">
     <sizepolicy hsizetype="Fixed" vsizetype="Fixed">
      <horstretch>0</horstretch>
      <verstretch>0</verstretch>
     </sizepolicy>
    </property>
    <property name="font">
     <font>
      <family>Times New Roman</family>
      <pointsize>20</pointsize>
      <weight>75</weight>
      <bold>true</bold>
      <underline>false</underline>
      <strikeout>false</strikeout>
     </font>
    </property>
    <property name="styleSheet">
     <string notr="true">QPushButton
{
text-decoration: none;
padding 0 0 0 0;
ouline:none;
border-width:2px;
border-style:solid;
border-color:rgb(0, 85, 0);
border-radius:15px;
background: qlineargradient(spread:pad, x1:0.504808, y1:0, x2:0.51, y2:0.988636, stop:0.00480769 rgba(62, 255, 62, 255), stop:0.25 rgba(188, 255, 194, 255), stop:1 rgba(0, 156, 112, 255));
}
:hover{background: qlineargradient(spread:pad, x1:0.504808, y1:0, x2:0.51, y2:0.988636, stop:0.00480769 rgba(62, 255, 62, 255), stop:0.504808 rgba(188, 255, 194, 255), stop:1 rgba(0, 156, 112, 255));}
:pressed{background: qlineargradient(spread:pad, x1:0.504808, y1:0, x2:0.51, y2:0.988636, stop:0.00480769 rgba(62, 255, 62, 255), stop:0.783654 rgba(188, 255, 194, 255), stop:1 rgba(0, 156, 112, 255));}</string>
    </property>
    <property name="text">
     <string>5</string>
    </property>
   </widget>
   <widget class="QPushButton" name="bPlus">
    <property name="geometry">
     <rect>
      <x>300</x>
      <y>440</y>
      <width>60</width>
      <height>60</height>
     </rect>
    </property>
    <property name="sizePolicy">
     <sizepolicy hsizetype="Fixed" vsizetype="Fixed">
      <horstretch>0</horstretch>
      <verstretch>0</verstretch>
     </sizepolicy>
    </property>
    <property name="font">
     <font>
      <family>Times New Roman</family>
      <pointsize>20</pointsize>
      <weight>75</weight>
      <bold>true</bold>
      <underline>false</underline>
      <strikeout>false</strikeout>
     </font>
    </property>
    <property name="styleSheet">
     <string notr="true">QPushButton
{
text-decoration: none;
padding 0 0 0 0;
ouline:none;
border-width:2px;
border-style:solid;
border-color:rgb(4, 0, 125);
border-radius:15px;
background:qlineargradient(spread:pad, x1:0.50805, y1:0, x2:0.498, y2:1, stop:0 rgba(0, 13, 255, 255), stop:0.238806 rgba(125, 188, 255, 255), stop:1 rgba(0, 0, 145, 255));
}
:hover{background:qlineargradient(spread:pad, x1:0.50805, y1:0, x2:0.498, y2:1, stop:0 rgba(0, 13, 255, 255), stop:0.492537 rgba(125, 188, 255, 255), stop:1 rgba(0, 0, 145, 255));}
:pressed{background: qlineargradient(spread:pad, x1:0.50805, y1:0, x2:0.498, y2:1, stop:0 rgba(0, 13, 255, 255), stop:0.791045 rgba(125, 188, 255, 255), stop:1 rgba(0, 0, 145, 255));}</string>
    </property>
    <property name="text">
     <string>+</string>
    </property>
   </widget>
   <widget class="QPushButton" name="b6">
    <property name="geometry">
     <rect>
      <x>230</x>
      <y>370</y>
      <width>60</width>
      <height>60</height>
     </rect>
    </property>
    <property name="sizePolicy">
     <sizepolicy hsizetype="Fixed" vsizetype="Fixed">
      <horstretch>0</horstretch>
      <verstretch>0</verstretch>
     </sizepolicy>
    </property>
    <property name="font">
     <font>
      <family>Times New Roman</family>
      <pointsize>20</pointsize>
      <weight>75</weight>
      <bold>true</bold>
      <underline>false</underline>
      <strikeout>false</strikeout>
     </font>
    </property>
    <property name="styleSheet">
     <string notr="true">QPushButton
{
text-decoration: none;
padding 0 0 0 0;
ouline:none;
border-width:2px;
border-style:solid;
border-color:rgb(0, 85, 0);
border-radius:15px;
background: qlineargradient(spread:pad, x1:0.504808, y1:0, x2:0.51, y2:0.988636, stop:0.00480769 rgba(62, 255, 62, 255), stop:0.25 rgba(188, 255, 194, 255), stop:1 rgba(0, 156, 112, 255));
}
:hover{background: qlineargradient(spread:pad, x1:0.504808, y1:0, x2:0.51, y2:0.988636, stop:0.00480769 rgba(62, 255, 62, 255), stop:0.504808 rgba(188, 255, 194, 255), stop:1 rgba(0, 156, 112, 255));}
:pressed{background: qlineargradient(spread:pad, x1:0.504808, y1:0, x2:0.51, y2:0.988636, stop:0.00480769 rgba(62, 255, 62, 255), stop:0.783654 rgba(188, 255, 194, 255), stop:1 rgba(0, 156, 112, 255));}</string>
    </property>
    <property name="text">
     <string>6</string>
    </property>
   </widget>
   <widget class="QPushButton" name="bClear">
    <property name="geometry">
     <rect>
      <x>90</x>
      <y>230</y>
      <width>60</width>
      <height>60</height>
     </rect>
    </property>
    <property name="sizePolicy">
     <sizepolicy hsizetype="Fixed" vsizetype="Fixed">
      <horstretch>0</horstretch>
      <verstretch>0</verstretch>
     </sizepolicy>
    </property>
    <property name="font">
     <font>
      <family>Times New Roman</family>
      <pointsize>20</pointsize>
      <weight>75</weight>
      <bold>true</bold>
      <underline>false</underline>
      <strikeout>false</strikeout>
     </font>
    </property>
    <property name="styleSheet">
     <string notr="true">QPushButton
{
text-decoration: none;
padding 0 0 0 0;
ouline:none;
border-width:2px;
border-style:solid;
border-color:rgb(199, 66, 0);
border-radius:15px;
background:qlineargradient(spread:pad, x1:0.504808, y1:0, x2:0.51, y2:0.988636, stop:0.00480769 rgba(255, 133, 46, 255), stop:0.25 rgba(255, 193, 152, 255), stop:1 rgba(244, 102, 32, 255));
}
:hover{background: qlineargradient(spread:pad, x1:0.504808, y1:0, x2:0.51, y2:0.988636, stop:0.00480769 rgba(255, 133, 46, 255), stop:0.509615 rgba(255, 193, 152, 255), stop:1 rgba(244, 102, 32, 255));}
:pressed{background: qlineargradient(spread:pad, x1:0.504808, y1:0, x2:0.51, y2:0.988636, stop:0.00480769 rgba(255, 133, 46, 255), stop:0.793269 rgba(255, 193, 152, 255), stop:1 rgba(244, 102, 32, 255));}</string>
    </property>
    <property name="text">
     <string>C</string>
    </property>
   </widget>
   <widget class="QPushButton" name="blanguage">
    <property name="geometry">
     <rect>
      <x>0</x>
      <y>0</y>
      <width>51</width>
      <height>51</height>
     </rect>
    </property>
    <property name="sizePolicy">
     <sizepolicy hsizetype="Fixed" vsizetype="Fixed">
      <horstretch>0</horstretch>
      <verstretch>0</verstretch>
     </sizepolicy>
    </property>
    <property name="font">
     <font>
      <family>Times New Roman</family>
      <pointsize>12</pointsize>
      <weight>75</weight>
      <bold>true</bold>
      <underline>false</underline>
      <strikeout>false</strikeout>
     </font>
    </property>
    <property name="styleSheet">
     <string notr="true">QPushButton
{
text-decoration: none;
padding 0 0 0 0;
ouline:none;
border-width:2px;
border-style:solid;
border-color:rgb(0, 0, 127);
border-radius:15px;
background:qlineargradient(spread:pad, x1:0.50805, y1:0, x2:0.498, y2:1, stop:0 rgba(229, 229, 229, 255), stop:0.452736 rgba(252, 252, 252, 255), stop:1 rgba(212, 212, 212, 255));
}
</string>
    </property>
    <property name="text">
     <string>ENG</string>
    </property>
   </widget>
   <widget class="QPushButton" name="b00">
    <property name="geometry">
     <rect>
      <x>160</x>
      <y>510</y>
      <width>60</width>
      <height>60</height>
     </rect>
    </property>
    <property name="sizePolicy">
     <sizepolicy hsizetype="Fixed" vsizetype="Fixed">
      <horstretch>0</horstretch>
      <verstretch>0</verstretch>
     </sizepolicy>
    </property>
    <property name="font">
     <font>
      <family>Times New Roman</family>
      <pointsize>20</pointsize>
      <weight>75</weight>
      <bold>true</bold>
      <underline>false</underline>
      <strikeout>false</strikeout>
     </font>
    </property>
    <property name="styleSheet">
     <string notr="true">QPushButton
{
text-decoration: none;
padding 0 0 0 0;
ouline:none;
border-width:2px;
border-style:solid;
border-color:rgb(0, 85, 0);
border-radius:15px;
background: qlineargradient(spread:pad, x1:0.504808, y1:0, x2:0.51, y2:0.988636, stop:0.00480769 rgba(62, 255, 62, 255), stop:0.25 rgba(188, 255, 194, 255), stop:1 rgba(0, 156, 112, 255));
}
:hover{background: qlineargradient(spread:pad, x1:0.504808, y1:0, x2:0.51, y2:0.988636, stop:0.00480769 rgba(62, 255, 62, 255), stop:0.504808 rgba(188, 255, 194, 255), stop:1 rgba(0, 156, 112, 255));}
:pressed{background: qlineargradient(spread:pad, x1:0.504808, y1:0, x2:0.51, y2:0.988636, stop:0.00480769 rgba(62, 255, 62, 255), stop:0.783654 rgba(188, 255, 194, 255), stop:1 rgba(0, 156, 112, 255));}</string>
    </property>
    <property name="text">
     <string>00</string>
    </property>
   </widget>
  </widget>
 </widget>
 <resources>
  <include location="image_resources.qrc"/>
 </resources>
 <connections/>
</ui>
